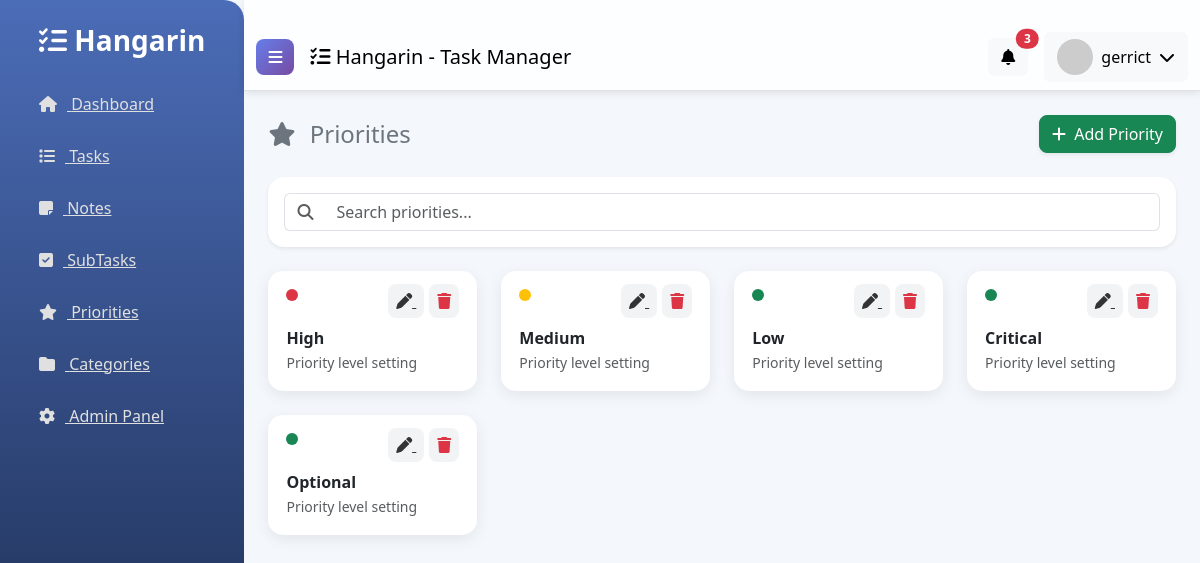
The page /priority_list/ (signed in) on the database its author committed.
### tasks/models.py (models this page shows, shortened)
class BaseModel(models.Model):
    created_at = models.DateTimeField(auto_now_add=True)
    updated_at = models.DateTimeField(auto_now=True)
    class Meta:
        abstract = True

class Priority(BaseModel):
    name = models.CharField(max_length=100)
    class Meta:
        verbose_name = "Priority"
        verbose_name_plural = "Priorities"

### tasks/views.py (the view)
# urls.py: path('priority_list/', views.PriorityList.as_view(), name='priority-list'),
class PriorityList(LoginRequiredMixin, ListView):
    model = Priority
    context_object_name = 'priorities'
    template_name = 'priority_list.html'
    paginate_by = 5
    login_url = '/accounts/login/'
    def get_queryset(self):
        queryset = super().get_queryset()
        query = self.request.GET.get('q')
        if query:
            queryset = queryset.filter(Q(name__icontains=query))
        return queryset

### templates/priority_list.html (shortened to what this page needs)
{% extends 'base.html' %}
{% load static %}
{% block content %}
<div class="row mb-4">
    <div class="col-12 d-flex justify-content-between align-items-center">
        <h4 class="text-secondary mb-0">
            <i class="fas fa-star me-2"></i> Priorities
        </h4>
        <a href="{% url 'priority-add' %}" class="btn btn-success rounded-3 shadow-sm">
            <i class="fas fa-plus me-1"></i> Add Priority
        </a>
    </div>
</div>
<div class="card shadow-sm rounded-4 border-0 mb-4">
    <div class="card-body">
        <form class="d-flex" action="{% url 'priority-list' %}">
            <div class="input-group">
                <span class="input-group-text bg-white border-end-0">
                    <i class="fas fa-search text-muted"></i>
                </span>
                <input type="text"
                       placeholder="Search priorities..."
                       class="form-control border-start-0"
                       name="q"
                       value="{{ request.GET.q }}">
            </div>
        </form>
    </div>
</div>
<div class="row g-4">
    {% for priority in object_list %}
    <div class="col-md-4 col-lg-3">
        <div class="priority-card h-100">
            <div class="d-flex justify-content-between align-items-start mb-3">
                <div class="priority-badge
                    {% if 'High' in priority.name %}high
                    {% elif 'Medium' in priority.name %}medium
                    {% else %}low{% endif %}">
                </div>
                <div>
                    <a href="{% url 'priority-update' priority.id %}" class="icon-btn">
                        <i class="fas fa-pen"></i>
                    </a>
                    <a href="{% url 'priority-delete' priority.id %}" class="icon-btn text-danger">
                        <i class="fas fa-trash"></i>
                    </a>
                </div>
            </div>
            <h6 class="fw-bold mb-1">{{ priority.name }}</h6>
            <p class="text-muted small mb-0">
                Priority level setting
            </p>
        </div>
    </div>
    {% empty %}
    <div class="col-12 text-center py-5">
        <i class="fas fa-star fa-2x text-muted mb-2"></i>
        <p class="text-muted mb-0">No priorities found</p>
        <small class="text-muted">Add a priority level</small>
    </div>
    {% endfor %}
</div>
{% endblock %}

### templates/base.html (shortened to what this page needs)
{% load static %}
<!DOCTYPE html>
<html lang="en">
<head>
    <link href="https://cdn.jsdelivr.net/npm/bootstrap@5.3.0/dist/css/bootstrap.min.css" rel="stylesheet">
    <link rel="stylesheet" href="https://cdnjs.cloudflare.com/ajax/libs/font-awesome/6.4.0/css/all.min.css">
</head>
<body>
    <div class="d-flex">
        <nav id="sidebar">
            <div class="p-4">
                <h3 class="mb-4 text-center">
                    <i class="fas fa-tasks"></i> Hangarin
                </h3>
                <ul class="list-unstyled">
                    <li class="mb-2">
                        <a href="{% url 'home' %}" class="d-block hover-bg">
                            <i class="fas fa-home"></i> Dashboard
                        </a>
                    </li>
                    <li class="mb-2">
                        <a href="{% url 'task-list' %}" class="d-block hover-bg">
                            <i class="fas fa-list"></i> Tasks
                        </a>
                    </li>
                    <li class="mb-2">
                        <a href="{% url 'note-list' %}" class="d-block hover-bg">
                            <i class="fas fa-sticky-note"></i> Notes
                        </a>
                    </li>
                    <li class="mb-2">
                        <a href="{% url 'subtask-list' %}" class="d-block hover-bg">
                            <i class="fas fa-check-square"></i> SubTasks
                        </a>
                    </li>
                    <li class="mb-2">
                        <a href="{% url 'priority-list' %}" class="d-block hover-bg">
                            <i class="fas fa-star"></i> Priorities
                        </a>
                    </li>
                    <li class="mb-2">
                        <a href="{% url 'category-list' %}" class="d-block hover-bg">
                            <i class="fas fa-folder"></i> Categories
                        </a>
                    </li>
                    <li class="mb-2">
                        <a href="/admin/" class="d-block hover-bg">
                            <i class="fas fa-cog"></i> Admin Panel
                        </a>
                    </li>
                </ul>
            </div>
        </nav>
        <div class="flex-fill">
            <nav class="navbar navbar-expand-lg navbar-light border-bottom">
                <div class="container-fluid">
                    <button class="btn btn-primary me-3" id="sidebarToggle">
                        <i class="fas fa-bars"></i>
                    </button>
                    <span class="navbar-brand mb-0 h1">
                        <i class="fas fa-tasks"></i> Hangarin - Task Manager
                    </span>
                    <div class="ms-auto d-flex align-items-center">
                        <div class="dropdown me-3">
                            <button class="btn btn-light position-relative" type="button" id="notificationDropdown" data-bs-toggle="dropdown">
                                <i class="fas fa-bell"></i>
                                <span class="position-absolute top-0 start-100 translate-middle badge rounded-pill bg-danger">
                                    3
                                </span>
                            </button>
                        </div>
                        <div class="dropdown">
                            <button class="btn btn-light d-flex align-items-center" type="button" id="userDropdown" data-bs-toggle="dropdown">
                                <img src="https://ui-avatars.com/api/?name={{ user.username|default:'User' }}&background=007bff&color=fff&size=36"
                                    alt="user" class="rounded-circle me-2" width="36" height="36">
                                <span class="d-none d-md-inline">
                                    {% if user.is_authenticated %}
                                        {{ user.username }}
                                    {% else %}
                                        Guest
                                    {% endif %}
                                </span>
                                <i class="fas fa-chevron-down ms-2"></i>
                            </button>
                        </div>
                    </div>
                </div>
            </nav>
            <div class="container-fluid p-4">
                {% block content %}{% endblock %}
            </div>
        </div>
    </div>
</body>
</html>

### templates/base.html (style rules this page uses)
body { font-family: 'Segoe UI', Tahoma, Geneva, Verdana, sans-serif; background: #f4f7fc; }
#sidebar { background: linear-gradient(180deg, #4b6cb7, #182848); min-height: 100vh; width: 250px; transition: all 0.3s; border-radius: 0 20px 20px 0; }
#sidebar h3 { font-weight: 700; color: #fff; }
#sidebar ul li a { color: #e0e0e0; padding: 10px 15px; border-radius: 10px; display: flex; align-items: center; transition: all 0.3s; }
#sidebar ul li a i { margin-right: 10px; }
.navbar { backdrop-filter: blur(12px); background: rgba(255, 255, 255, 0.8); box-shadow: 0 2px 8px rgba(0,0,0,0.1); }
.navbar .btn-primary { background: linear-gradient(135deg, #667eea, #764ba2); border: none; border-radius: 8px; transition: all 0.3s; }
.container-fluid { padding-top: 1.5rem; }

### templates/priority_list.html (style rules this page uses)
.priority-card { background: #ffffff; border-radius: 15px; padding: 18px; box-shadow: 0 4px 15px rgba(0,0,0,0.08); transition: all 0.25s ease; }
.priority-badge { width: 12px; height: 12px; border-radius: 50%; }
.priority-badge.high { background: #dc3545; }
.priority-badge.medium { background: #ffc107; }
.priority-badge.low { background: #198754; }
.icon-btn { padding: 6px 8px; border-radius: 8px; background: #f1f3f5; color: #333; margin-left: 5px; transition: 0.2s; }

### rows shown on the page
Priority: name "High"
Priority: name "Medium"
Priority: name "Low"
Priority: name "Critical"
Priority: name "Optional"

### other values the page prints
{{ user.username }} "gerrict"
